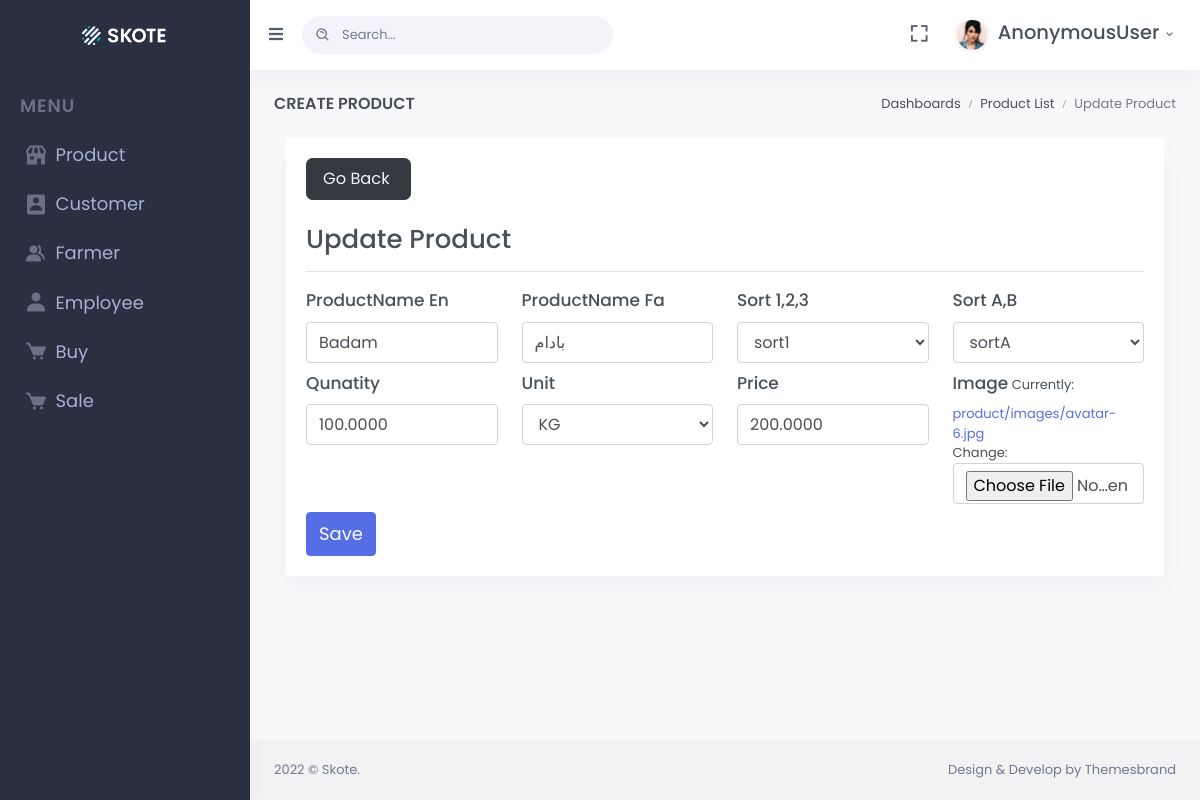
Page /product/4/update/ on the earlier database version.
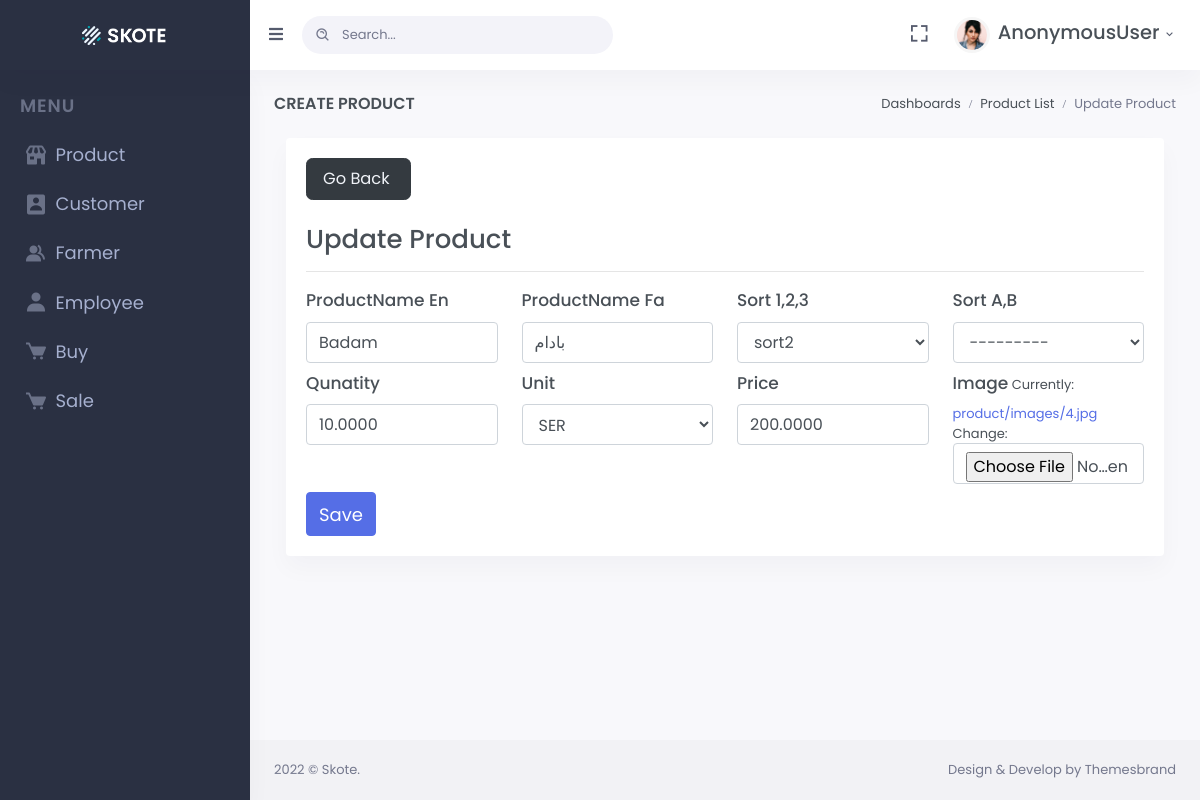
Same page on the later database version.
### products/models.py (models this page shows, shortened)
class Product(models.Model):
    QUALITIES =(
        ('sort1','sort1'),
        ('sort2', 'sort2'),
        ('sort3','sort3'),
    )
    QUALITIES1 = (
        ('sortA', 'sortA'),
        ('sortB', 'sortB'),
    )
    UNITE = (
        ('KG','KG'),
        ('SER', 'SER'),
        ('MANN','MANN'),
        ('CARTOON', 'CARTOON'),
    )
    product_name_en = models.CharField(max_length=200, verbose_name="Product Name / English")
    product_name_fa = models.CharField(max_length=200, verbose_name="Product Name / Dari")
    quality = models.CharField(max_length=20, choices=QUALITIES, default= 'sort1')
    quality1 = models.CharField(max_length=20, choices=QUALITIES1, null=True, blank=True)
    quantity = models.DecimalField(default=0, decimal_places=4, max_digits=10)
    unite = models.CharField(max_length=20, choices=UNITE, default="KG")
    price = models.DecimalField(decimal_places=4, max_digits=10, default=0)
    total_price = models.DecimalField(decimal_places=4,max_digits=10,default=0)
    photo = models.ImageField(upload_to='product/images', default='product.jpg')
    store_date = models.DateField(auto_now=True)

### products/views.py (the view)
def product_update_view(request,pk):
    products = Product.objects.get(pk=pk)
    if request.method == 'POST':
        forms = ProductForm(request.POST, request.FILES ,nstance=products)
        if forms.is_valid():
            forms.save()
            messages.success(request,"product updated successfully")
            return redirect("product-list")
    else:
        forms = ProductForm(instance=products)
    context = {
        "products": products,
        "forms": forms
    }
    return render(request,"products/product_form.html", context)

### products/forms.py
class ProductForm(forms.ModelForm):
    class Meta:
        model = Product
        fields = "__all__"
        exclude = ['total_price']

### products/templates/products/product_form.html (shortened to what this page needs)
{% extends 'base.html' %}
{% load static %}
{% load widget_tweaks %}
{% block page_title %}
Create Product
{% endblock page_title %}
{% block breadcrumb %}
<ol class="breadcrumb m-0">
    <li class="breadcrumb-item"><a href="javascript: void(0);">Dashboards</a></li>
    <li class="breadcrumb-item"><a href="{% url 'product-list' %}">Product List</a></li>
    {% if products %}
    <li class="breadcrumb-item active">Update Product</li>
    {% else %}
    <li class="breadcrumb-item active">Create Product</li>
    {% endif %}
</ol>{% endblock breadcrumb %}
{% block content %}
{% include 'links/css/css.html' %}
<div class="container-fluid">
    <div class="row">
        <div class="col-xl-12">
            <div class="card">
            <div class="card-body">
                <div>
                    <a href="{% url 'product-list' %}" class="btn btn-dark btn-lg mb-4">Go Back
                    </a>
                </div>
                {% if products %}
                <h2 class="mb-2">Update Product</h2>
                {% else %}
                <h2 class="mb-2">Create New Product</h2>
                {% endif %}
                <hr>
                <form action="" method="POST" enctype="multipart/form-data">
                    <div class="row">
                        <div class="col-lg-3">
                            <label for="" class="font-size-17">ProductName En</label>
                            {% render_field forms.product_name_en class="form-control font-size-16" placeholder="Ali" %}
                        </div>
                        <div class="col-lg-3">
                            <label for="" class="font-size-17">ProductName Fa</label>
                            {% render_field forms.product_name_fa class="form-control font-size-16" placeholder="Karimi" %}
                        </div>
                        <div class="col-lg-3">
                            <label for="" class="font-size-17">Sort 1,2,3</label>
                            {% render_field forms.quality class="form-control font-size-16" placeholder="Type your phone number" %}
                        </div>
                        <div class="col-lg-3">
                            <label for="" class="font-size-17">Sort A,B</label>
                            {% render_field forms.quality1 class="form-control font-size-16" placeholder="Your national cart ID" %}
                        </div>
                    </div>
                    <div class="row mt-2">
                        <div class="col-lg-3">
                            <label for="" class="font-size-17">Qunatity</label>
                            {% render_field forms.quantity class="form-control font-size-16"  %}
                        </div>
                        <div class="col-lg-3">
                            <label for="" class="font-size-17">Unit</label>
                            {% render_field forms.unite  class="form-control font-size-16"  %}
                        </div>
                        <div class="col-lg-3">
                            <label for="" class="font-size-17">Price</label>
                            {% render_field forms.price class="form-control font-size-16" placeholder="Employee Address" %}
                        </div>
                        <div class="col-lg-3">
                            <label for="" class="font-size-17">Image</label>
                            {% render_field forms.photo class="form-control font-size-16"  %}
                        </div>
                    </div>
                    <button class="btn btn-primary btn-md font-size-18 mt-2">Save</button>
                </form>
            </div>
            </div>
         </div>
        </div>
    </div>
</div>
{% endblock content %}

Differences in the rows shown:
changed Product "Badam": quality "sort1" → "sort2"; quality1 "sortA" → "---------"; quantity "100.0000" → "10.0000"; unite "KG" → "SER"
Other differences:
text no longer shown: "Currently: product/images/avatar-6.jpg Change:"
text now shown: "Currently: product/images/4.jpg Change:"
